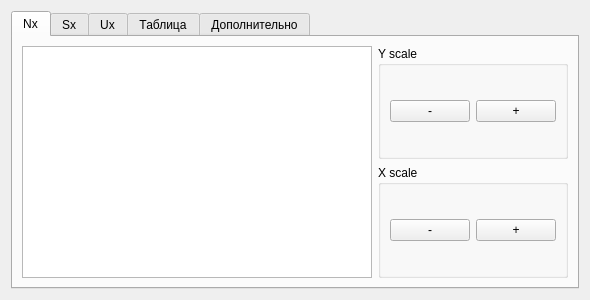
<?xml version="1.0" encoding="UTF-8"?>
<ui version="4.0">
 <class>PostProcessor</class>
 <widget class="QWidget" name="PostProcessor">
  <property name="geometry">
   <rect>
    <x>0</x>
    <y>0</y>
    <width>578</width>
    <height>300</height>
   </rect>
  </property>
  <property name="windowTitle">
   <string>PostProcessor</string>
  </property>
  <layout class="QGridLayout" name="gridLayout">
   <item row="0" column="0">
    <widget class="QTabWidget" name="tabWidget">
     <property name="currentIndex">
      <number>0</number>
     </property>
     <widget class="QWidget" name="tab">
      <attribute name="title">
       <string>Nx</string>
      </attribute>
      <layout class="QGridLayout" name="gridLayout_2">
       <item row="0" column="0">
        <widget class="QGraphicsView" name="nxview">
         <property name="minimumSize">
          <size>
           <width>350</width>
           <height>0</height>
          </size>
         </property>
         <property name="dragMode">
          <enum>QGraphicsView::ScrollHandDrag</enum>
         </property>
        </widget>
       </item>
       <item row="0" column="1">
        <layout class="QVBoxLayout" name="verticalLayout">
         <item>
          <widget class="QGroupBox" name="groupBox">
           <property name="title">
            <string>Y scale</string>
           </property>
           <layout class="QGridLayout" name="gridLayout_6">
            <item row="0" column="0">
             <layout class="QHBoxLayout" name="horizontalLayout">
              <item>
               <widget class="QPushButton" name="nxysmiuns">
                <property name="text">
                 <string>-</string>
                </property>
                <property name="autoRepeat">
                 <bool>true</bool>
                </property>
               </widget>
              </item>
              <item>
               <widget class="QPushButton" name="nxysplus">
                <property name="text">
                 <string>+</string>
                </property>
                <property name="autoRepeat">
                 <bool>true</bool>
                </property>
               </widget>
              </item>
             </layout>
            </item>
           </layout>
          </widget>
         </item>
         <item>
          <widget class="QGroupBox" name="groupBox_2">
           <property name="title">
            <string>X scale</string>
           </property>
           <layout class="QGridLayout" name="gridLayout_5">
            <item row="0" column="0">
             <layout class="QHBoxLayout" name="horizontalLayout_2">
              <item>
               <widget class="QPushButton" name="nxxsminus">
                <property name="text">
                 <string>-</string>
                </property>
                <property name="autoRepeat">
                 <bool>true</bool>
                </property>
               </widget>
              </item>
              <item>
               <widget class="QPushButton" name="nxxsplus">
                <property name="text">
                 <string>+</string>
                </property>
                <property name="autoRepeat">
                 <bool>true</bool>
                </property>
               </widget>
              </item>
             </layout>
            </item>
           </layout>
          </widget>
         </item>
        </layout>
       </item>
      </layout>
     </widget>
     <widget class="QWidget" name="tab_2">
      <attribute name="title">
       <string>Sx</string>
      </attribute>
      <layout class="QGridLayout" name="gridLayout_3">
       <item row="0" column="0">
        <widget class="QGraphicsView" name="sxview">
         <property name="minimumSize">
          <size>
           <width>350</width>
           <height>0</height>
          </size>
         </property>
         <property name="dragMode">
          <enum>QGraphicsView::ScrollHandDrag</enum>
         </property>
        </widget>
       </item>
       <item row="0" column="1">
        <layout class="QVBoxLayout" name="verticalLayout_2">
         <item>
          <widget class="QGroupBox" name="groupBox_3">
           <property name="title">
            <string>Y scale</string>
           </property>
           <layout class="QGridLayout" name="gridLayout_10">
            <item row="0" column="0">
             <layout class="QHBoxLayout" name="horizontalLayout_3">
              <item>
               <widget class="QPushButton" name="pushButton">
                <property name="text">
                 <string>-</string>
                </property>
                <property name="autoRepeat">
                 <bool>true</bool>
                </property>
               </widget>
              </item>
              <item>
               <widget class="QPushButton" name="pushButton_2">
                <property name="text">
                 <string>+</string>
                </property>
                <property name="autoRepeat">
                 <bool>true</bool>
                </property>
               </widget>
              </item>
             </layout>
            </item>
           </layout>
          </widget>
         </item>
         <item>
          <widget class="QGroupBox" name="groupBox_4">
           <property name="title">
            <string>X scale</string>
           </property>
           <layout class="QGridLayout" name="gridLayout_8">
            <item row="0" column="0">
             <layout class="QHBoxLayout" name="horizontalLayout_4">
              <item>
               <widget class="QPushButton" name="pushButton_3">
                <property name="text">
                 <string>-</string>
                </property>
                <property name="autoRepeat">
                 <bool>true</bool>
                </property>
               </widget>
              </item>
              <item>
               <widget class="QPushButton" name="pushButton_4">
                <property name="text">
                 <string>+</string>
                </property>
                <property name="autoRepeat">
                 <bool>true</bool>
                </property>
               </widget>
              </item>
             </layout>
            </item>
           </layout>
          </widget>
         </item>
        </layout>
       </item>
      </layout>
     </widget>
     <widget class="QWidget" name="tab_3">
      <attribute name="title">
       <string>Ux</string>
      </attribute>
      <layout class="QGridLayout" name="gridLayout_7">
       <item row="0" column="1">
        <layout class="QVBoxLayout" name="verticalLayout_3">
         <item>
          <widget class="QGroupBox" name="groupBox_5">
           <property name="title">
            <string>Y scale</string>
           </property>
           <layout class="QGridLayout" name="gridLayout_12">
            <item row="0" column="0">
             <layout class="QHBoxLayout" name="horizontalLayout_5">
              <item>
               <widget class="QPushButton" name="uyminusbtn">
                <property name="text">
                 <string>-</string>
                </property>
                <property name="autoRepeat">
                 <bool>true</bool>
                </property>
               </widget>
              </item>
              <item>
               <widget class="QPushButton" name="uyplusbtn">
                <property name="text">
                 <string>+</string>
                </property>
                <property name="autoRepeat">
                 <bool>true</bool>
                </property>
               </widget>
              </item>
             </layout>
            </item>
           </layout>
          </widget>
         </item>
         <item>
          <widget class="QGroupBox" name="groupBox_6">
           <property name="title">
            <string>X scale</string>
           </property>
           <layout class="QGridLayout" name="gridLayout_13">
            <item row="0" column="0">
             <layout class="QHBoxLayout" name="horizontalLayout_6">
              <item>
               <widget class="QPushButton" name="uxminusbtn">
                <property name="text">
                 <string>-</string>
                </property>
                <property name="autoRepeat">
                 <bool>true</bool>
                </property>
               </widget>
              </item>
              <item>
               <widget class="QPushButton" name="uxplusbtn">
                <property name="text">
                 <string>+</string>
                </property>
                <property name="autoRepeat">
                 <bool>true</bool>
                </property>
               </widget>
              </item>
             </layout>
            </item>
           </layout>
          </widget>
         </item>
        </layout>
       </item>
       <item row="0" column="0">
        <widget class="QGraphicsView" name="uxview">
         <property name="dragMode">
          <enum>QGraphicsView::ScrollHandDrag</enum>
         </property>
        </widget>
       </item>
      </layout>
     </widget>
     <widget class="QWidget" name="tab_4">
      <attribute name="title">
       <string>Таблица</string>
      </attribute>
      <layout class="QGridLayout" name="gridLayout_4">
       <item row="0" column="0">
        <widget class="QTableWidget" name="tableWidget">
         <property name="editTriggers">
          <set>QAbstractItemView::NoEditTriggers</set>
         </property>
         <property name="dragEnabled">
          <bool>true</bool>
         </property>
         <property name="rowCount">
          <number>0</number>
         </property>
         <property name="columnCount">
          <number>3</number>
         </property>
         <column>
          <property name="text">
           <string>Nx</string>
          </property>
         </column>
         <column>
          <property name="text">
           <string>Sx</string>
          </property>
         </column>
         <column>
          <property name="text">
           <string>Ux</string>
          </property>
         </column>
        </widget>
       </item>
      </layout>
     </widget>
     <widget class="QWidget" name="tab_5">
      <attribute name="title">
       <string>Дополнительно</string>
      </attribute>
      <layout class="QGridLayout" name="gridLayout_11">
       <item row="0" column="0">
        <layout class="QGridLayout" name="gridLayout_9">
         <item row="3" column="0" colspan="3">
          <widget class="QPushButton" name="calcInPoint">
           <property name="text">
            <string>Рассчитать значение в конкретной точке</string>
           </property>
          </widget>
         </item>
         <item row="5" column="0">
          <widget class="QLabel" name="label">
           <property name="text">
            <string>Частота шага</string>
           </property>
           <property name="margin">
            <number>10</number>
           </property>
          </widget>
         </item>
         <item row="6" column="0" colspan="5">
          <widget class="QPushButton" name="formreport">
           <property name="text">
            <string>Сформировать отчет</string>
           </property>
          </widget>
         </item>
         <item row="1" column="0">
          <widget class="QLabel" name="label_2">
           <property name="text">
            <string>Стержень:</string>
           </property>
           <property name="alignment">
            <set>Qt::AlignCenter</set>
           </property>
          </widget>
         </item>
         <item row="2" column="0">
          <widget class="QLabel" name="label_3">
           <property name="text">
            <string>L:</string>
           </property>
           <property name="alignment">
            <set>Qt::AlignCenter</set>
           </property>
          </widget>
         </item>
         <item row="1" column="1" colspan="2">
          <widget class="QLineEdit" name="barNum"/>
         </item>
         <item row="2" column="1" colspan="2">
          <widget class="QLineEdit" name="LBar"/>
         </item>
         <item row="1" column="3" rowspan="3" colspan="2">
          <layout class="QGridLayout" name="gridLayout_14">
           <item row="0" column="0">
            <widget class="QLabel" name="label_4">
             <property name="text">
              <string>Nx:</string>
             </property>
            </widget>
           </item>
           <item row="1" column="0">
            <widget class="QLabel" name="label_5">
             <property name="text">
              <string>Sx:</string>
             </property>
            </widget>
           </item>
           <item row="2" column="0">
            <widget class="QLabel" name="label_6">
             <property name="text">
              <string>Ux:</string>
             </property>
            </widget>
           </item>
          </layout>
         </item>
         <item row="5" column="1" colspan="4">
          <widget class="QSpinBox" name="nvalue"/>
         </item>
        </layout>
       </item>
      </layout>
     </widget>
    </widget>
   </item>
  </layout>
 </widget>
 <resources/>
 <connections/>
</ui>
